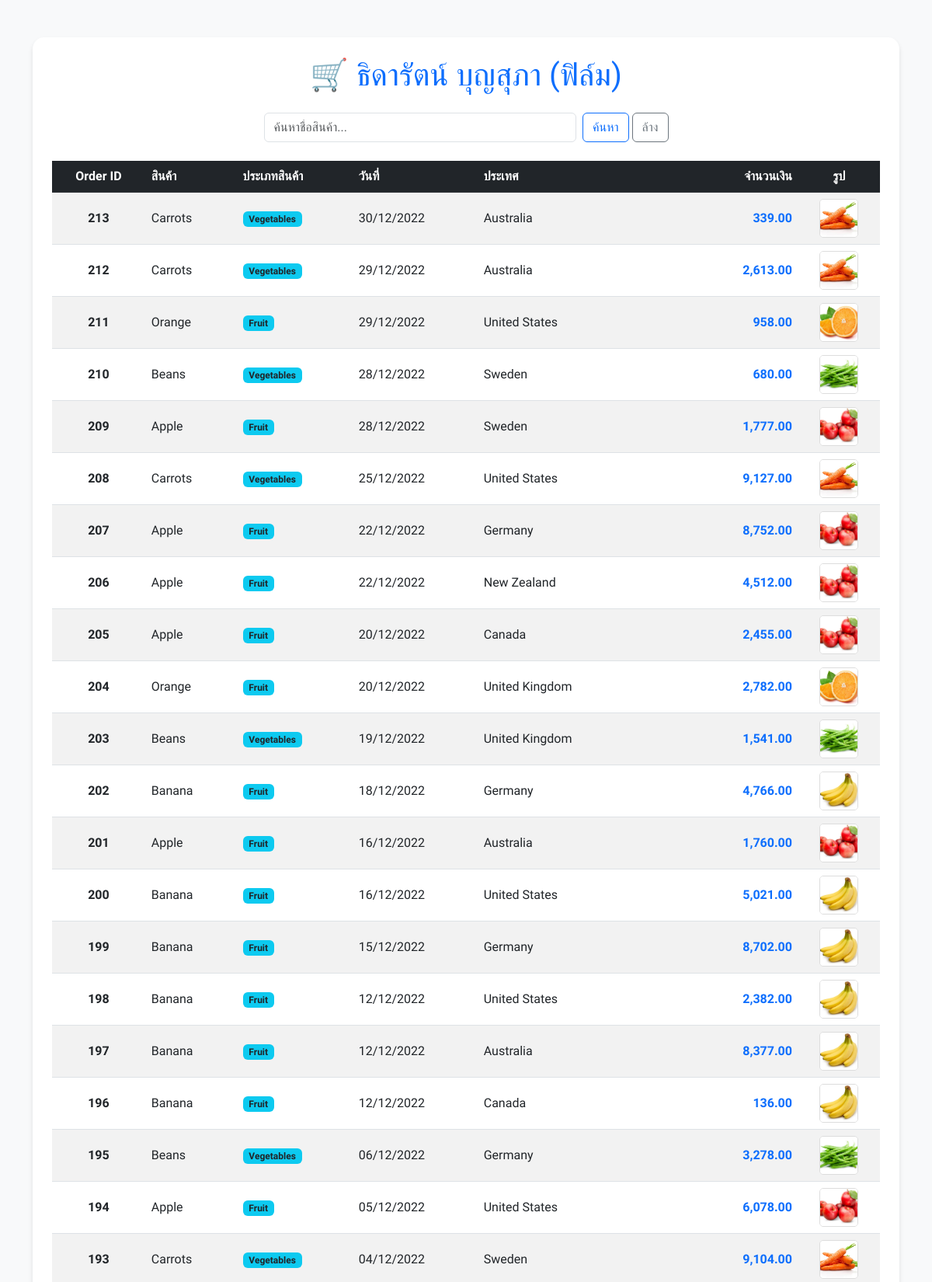
Screenshot of /c.php (upper part) with the database file from the repository.
### tables this page shows
CREATE TABLE `popsupermarket` (
  `p_order_id` int(11) NOT NULL,
  `p_product_name` varchar(100) NOT NULL,
  `p_category` varchar(100) NOT NULL,
  `p_date` date NOT NULL,
  `p_country` varchar(100) NOT NULL,
  `p_amount` int(9) NOT NULL
);

### c.php (the view, shortened to what this page needs)
<!doctype html>
<html lang="th">
<head>
    <link href="https://cdn.jsdelivr.net/npm/bootstrap@5.3.0/dist/css/bootstrap.min.css" rel="stylesheet">
</head>
<body>
    <div class="container my-5">
        <div class="table-container">
            <h1 class="text-primary mb-4 text-center">🛒 ธิดารัตน์ บุญสุภา (ฟิล์ม)</h1>
            <div class="row mb-4 justify-content-center">
                <div class="col-md-6">
                    <form action="" method="GET" class="d-flex">
                        <input class="form-control me-2" type="search" name="kw"
                               placeholder="ค้นหาชื่อสินค้า..."
                               value="<?php echo isset($_GET['kw']) ? $_GET['kw'] : ''; ?>">
                        <button class="btn btn-outline-primary" type="submit">ค้นหา</button>
                        <a href="index.php" class="btn btn-outline-secondary ms-1">ล้าง</a>
                    </form>
                </div>
            </div>
            <div class="table-responsive">
                <table class="table table-hover table-striped align-middle">
                    <thead class="table-dark">
                        <tr>
                            <th class="text-center">Order ID</th>
                            <th>สินค้า</th>
                            <th>ประเภทสินค้า</th>
                            <th>วันที่</th>
                            <th>ประเทศ</th>
                            <th class="text-end">จำนวนเงิน</th>
                            <th class="text-center">รูป</th>
                        </tr>
                    </thead>
                    <tbody>
                        <?php
                            include_once("connectdb.php");
                            $kw = isset($_GET['kw']) ? $_GET['kw'] : '';
                            if ($kw != "") {
                                $sql = "SELECT * FROM `popsupermarket`
                                        WHERE p_product_name LIKE '%$kw%'
                                        OR p_category LIKE '%$kw%'
                                        ORDER BY p_order_id DESC";
                            } else {
                                $sql = "SELECT * FROM `popsupermarket` ORDER BY p_order_id DESC";
                            }
                            $rs = mysqli_query($conn, $sql);
                            if (mysqli_num_rows($rs) > 0) {
                                while ($data = mysqli_fetch_array($rs)) {
                        ?>
                        <tr>
                            <td class="text-center fw-bold"><?php echo $data['p_order_id']; ?></td>
                            <td><?php echo $data['p_product_name']; ?></td>
                            <td><span class="badge bg-info text-dark"><?php echo $data['p_category']; ?></span></td>
                            <td><?php echo date('d/m/Y', strtotime($data['p_date'])); ?></td>
                            <td><?php echo $data['p_country']; ?></td>
                            <td class="text-end text-primary fw-bold"><?php echo number_format($data['p_amount'], 2); ?></td>
                            <td class="text-center">
                                <img src="<?php echo $data['p_product_name']; ?>.jpg"
                                     alt="product"
                                     class="img-product"
                                     width="50" height="50"
                                    >
                            </td>
                        </tr>
                        <?php
                                }
                            } else {
                                echo "<tr><td colspan='7' class='text-center py-5 text-danger'>ไม่พบข้อมูลที่ตรงกับคำค้นหา: <b>$kw</b></td></tr>";
                            }
                        ?>
                    </tbody>
                </table>
            </div>
        </div>
    </div>
</body>
</html>

### c.php (style rules this page uses)
body { font-family: 'Sarabun', sans-serif; background-color: #f8f9fa; }
.table-container { background: white; padding: 25px; border-radius: 15px; box-shadow: 0 4px 6px rgba(0,0,0,0.1); }
.img-product { object-fit: cover; border-radius: 5px; border: 1px solid #ddd; }

### rows the page displays
popsupermarket: p_order_id "213", p_product_name "Carrots", p_category "Vegetables", p_date "30/12/2022", p_country "Australia", p_amount "339.00", p_product_name (picture)
popsupermarket: p_order_id "212", p_product_name "Carrots", p_category "Vegetables", p_date "29/12/2022", p_country "Australia", p_amount "2,613.00", p_product_name (picture)
popsupermarket: p_order_id "211", p_product_name "Orange", p_category "Fruit", p_date "29/12/2022", p_country "United States", p_amount "958.00", p_product_name (picture)
popsupermarket: p_order_id "210", p_product_name "Beans", p_category "Vegetables", p_date "28/12/2022", p_country "Sweden", p_amount "680.00", p_product_name (picture)
popsupermarket: p_order_id "209", p_product_name "Apple", p_category "Fruit", p_date "28/12/2022", p_country "Sweden", p_amount "1,777.00", p_product_name (picture)
popsupermarket: p_order_id "208", p_product_name "Carrots", p_category "Vegetables", p_date "25/12/2022", p_country "United States", p_amount "9,127.00", p_product_name (picture)
popsupermarket: p_order_id "207", p_product_name "Apple", p_category "Fruit", p_date "22/12/2022", p_country "Germany", p_amount "8,752.00", p_product_name (picture)
popsupermarket: p_order_id "206", p_product_name "Apple", p_category "Fruit", p_date "22/12/2022", p_country "New Zealand", p_amount "4,512.00", p_product_name (picture)
popsupermarket: p_order_id "205", p_product_name "Apple", p_category "Fruit", p_date "20/12/2022", p_country "Canada", p_amount "2,455.00", p_product_name (picture)
popsupermarket: p_order_id "204", p_product_name "Orange", p_category "Fruit", p_date "20/12/2022", p_country "United Kingdom", p_amount "2,782.00", p_product_name (picture)
popsupermarket: p_order_id "203", p_product_name "Beans", p_category "Vegetables", p_date "19/12/2022", p_country "United Kingdom", p_amount "1,541.00", p_product_name (picture)
popsupermarket: p_order_id "202", p_product_name "Banana", p_category "Fruit", p_date "18/12/2022", p_country "Germany", p_amount "4,766.00", p_product_name (picture)
popsupermarket: p_order_id "201", p_product_name "Apple", p_category "Fruit", p_date "16/12/2022", p_country "Australia", p_amount "1,760.00", p_product_name (picture)
popsupermarket: p_order_id "200", p_product_name "Banana", p_category "Fruit", p_date "16/12/2022", p_country "United States", p_amount "5,021.00", p_product_name (picture)
popsupermarket: p_order_id "199", p_product_name "Banana", p_category "Fruit", p_date "15/12/2022", p_country "Germany", p_amount "8,702.00", p_product_name (picture)
popsupermarket: p_order_id "198", p_product_name "Banana", p_category "Fruit", p_date "12/12/2022", p_country "United States", p_amount "2,382.00", p_product_name (picture)
popsupermarket: p_order_id "197", p_product_name "Banana", p_category "Fruit", p_date "12/12/2022", p_country "Australia", p_amount "8,377.00", p_product_name (picture)
popsupermarket: p_order_id "196", p_product_name "Banana", p_category "Fruit", p_date "12/12/2022", p_country "Canada", p_amount "136.00", p_product_name (picture)
popsupermarket: p_order_id "195", p_product_name "Beans", p_category "Vegetables", p_date "06/12/2022", p_country "Germany", p_amount "3,278.00", p_product_name (picture)
popsupermarket: p_order_id "194", p_product_name "Apple", p_category "Fruit", p_date "05/12/2022", p_country "United States", p_amount "6,078.00", p_product_name (picture)
popsupermarket: p_order_id "193", p_product_name "Carrots", p_category "Vegetables", p_date "04/12/2022", p_country "Sweden", p_amount "9,104.00", p_product_name (picture)
